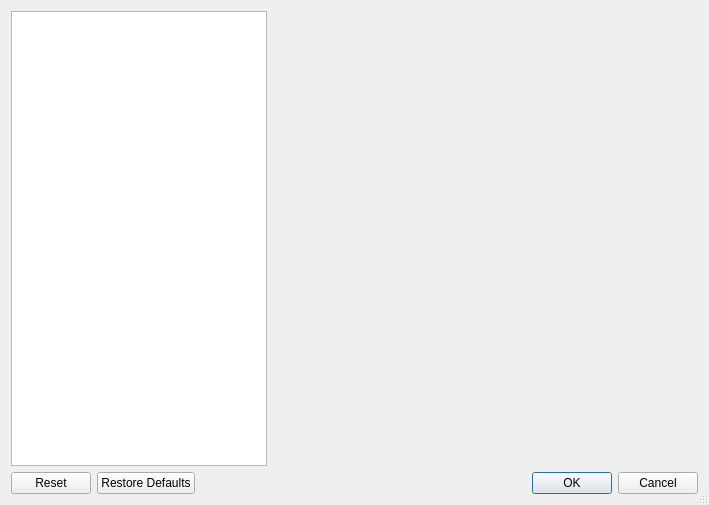
<?xml version="1.0" encoding="UTF-8"?>
<ui version="4.0">
 <class>ConfigDialog</class>
 <widget class="QDialog" name="ConfigDialog">
  <property name="windowModality">
   <enum>Qt::NonModal</enum>
  </property>
  <property name="geometry">
   <rect>
    <x>0</x>
    <y>0</y>
    <width>709</width>
    <height>505</height>
   </rect>
  </property>
  <property name="windowTitle">
   <string>Mumble Configuration</string>
  </property>
  <property name="sizeGripEnabled">
   <bool>true</bool>
  </property>
  <property name="modal">
   <bool>false</bool>
  </property>
  <layout class="QGridLayout" name="gridLayout">
   <item row="0" column="0">
    <widget class="QListWidget" name="qlwIcons">
     <property name="sizePolicy">
      <sizepolicy hsizetype="Minimum" vsizetype="Expanding">
       <horstretch>0</horstretch>
       <verstretch>0</verstretch>
      </sizepolicy>
     </property>
     <property name="iconSize">
      <size>
       <width>24</width>
       <height>24</height>
      </size>
     </property>
     <property name="resizeMode">
      <enum>QListView::Adjust</enum>
     </property>
     <property name="layoutMode">
      <enum>QListView::Batched</enum>
     </property>
     <property name="uniformItemSizes">
      <bool>true</bool>
     </property>
    </widget>
   </item>
   <item row="1" column="0" colspan="3">
    <layout class="QHBoxLayout" name="horizontalLayout">
     <item>
      <widget class="QDialogButtonBox" name="pageButtonBox">
       <property name="orientation">
        <enum>Qt::Horizontal</enum>
       </property>
       <property name="standardButtons">
        <set>QDialogButtonBox::Reset|QDialogButtonBox::RestoreDefaults</set>
       </property>
      </widget>
     </item>
     <item>
      <spacer>
       <property name="orientation">
        <enum>Qt::Horizontal</enum>
       </property>
       <property name="sizeHint" stdset="0">
        <size>
         <width>474</width>
         <height>22</height>
        </size>
       </property>
      </spacer>
     </item>
     <item>
      <widget class="QDialogButtonBox" name="dialogButtonBox">
       <property name="orientation">
        <enum>Qt::Horizontal</enum>
       </property>
       <property name="standardButtons">
        <set>QDialogButtonBox::Cancel|QDialogButtonBox::Ok</set>
       </property>
      </widget>
     </item>
    </layout>
   </item>
   <item row="0" column="1">
    <widget class="QStackedWidget" name="qswPages">
     <property name="sizePolicy">
      <sizepolicy hsizetype="Expanding" vsizetype="Expanding">
       <horstretch>1</horstretch>
       <verstretch>0</verstretch>
      </sizepolicy>
     </property>
    </widget>
   </item>
  </layout>
 </widget>
 <resources/>
 <connections>
  <connection>
   <sender>dialogButtonBox</sender>
   <signal>accepted()</signal>
   <receiver>ConfigDialog</receiver>
   <slot>accept()</slot>
   <hints>
    <hint type="sourcelabel">
     <x>167</x>
     <y>344</y>
    </hint>
    <hint type="destinationlabel">
     <x>191</x>
     <y>319</y>
    </hint>
   </hints>
  </connection>
  <connection>
   <sender>dialogButtonBox</sender>
   <signal>rejected()</signal>
   <receiver>ConfigDialog</receiver>
   <slot>reject()</slot>
   <hints>
    <hint type="sourcelabel">
     <x>260</x>
     <y>356</y>
    </hint>
    <hint type="destinationlabel">
     <x>284</x>
     <y>319</y>
    </hint>
   </hints>
  </connection>
 </connections>
</ui>
